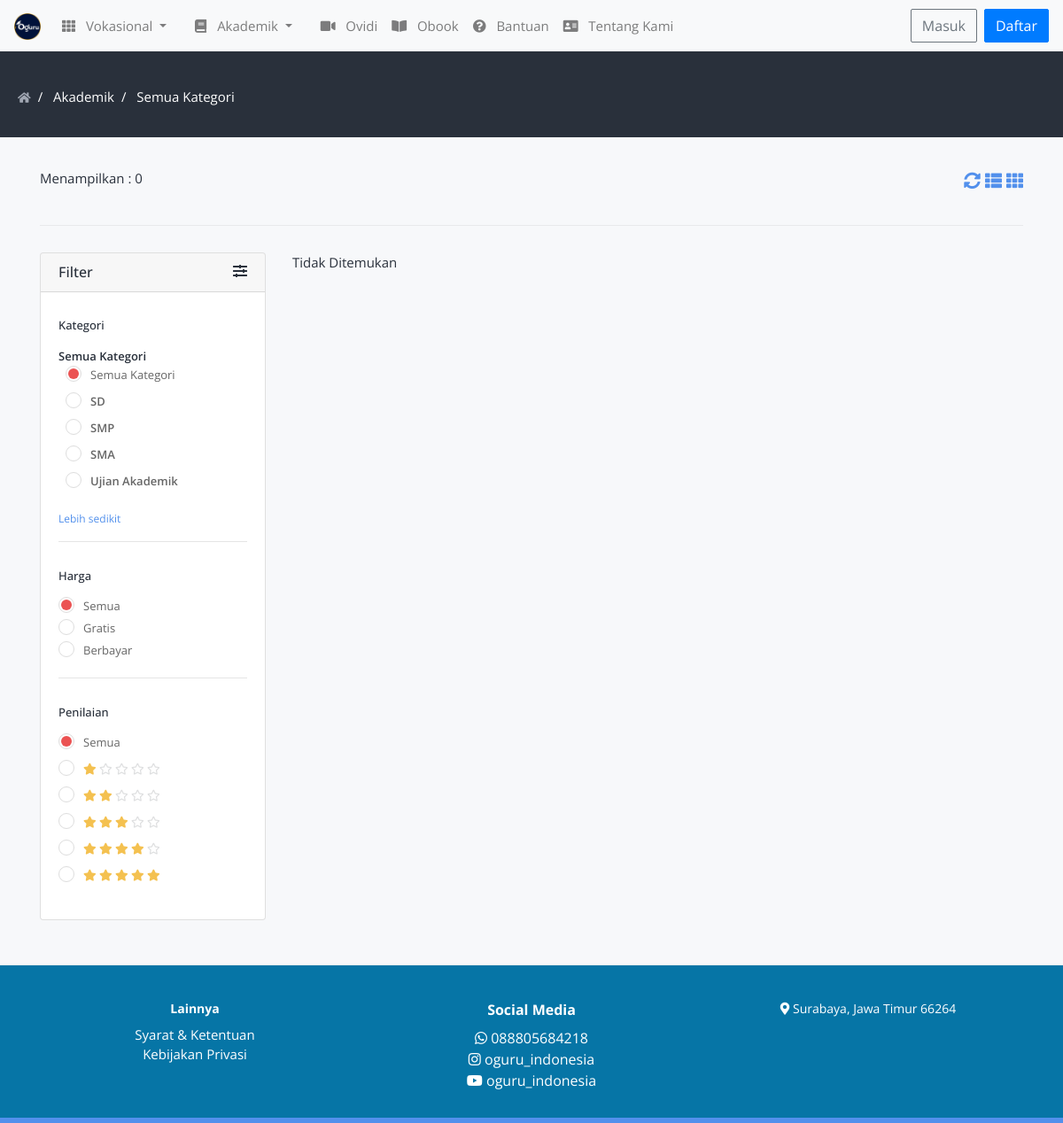
The app's page /index.php/home/akademik with its own data.
### tables this page shows
CREATE TABLE IF NOT EXISTS `category` (
  `id` int(11) UNSIGNED NOT NULL AUTO_INCREMENT,
  `code` varchar(255) DEFAULT NULL,
  `name` varchar(255) DEFAULT NULL,
  `parent` int(11) DEFAULT '0',
  `slug` varchar(255) DEFAULT NULL,
  `date_added` int(11) DEFAULT NULL,
  `last_modified` int(11) DEFAULT NULL,
  `font_awesome_class` varchar(255) DEFAULT NULL,
  PRIMARY KEY (`id`)
);

### application/controllers/Home.php (called while the page is built, shortened)
<?php
class Home extends CI_Controller {
    public function __construct()
    {
        $this->load->database();
        $this->load->library('session');
        $this->load->library('veritrans');
        if (!$this->session->userdata('cart_items')) {
            $this->session->set_userdata('cart_items', array());
        }
    }
    public function akademik() {
        if (!$this->session->userdata('layout')) {
            $this->session->set_userdata('layout', 'list');
        }
        $layout = $this->session->userdata('layout');
        $selected_category_id = "all";
        $selected_price = "all";
        $selected_rating = "all";
        if ($selected_category_id == "all" && $selected_price == "all" && $selected_rating == 'all') {
            $this->db->where(array('status' => 'active', 'parent_category' => 2));
            $total_rows = $this->db->get('course')->num_rows();
            $config = pagintaion($total_rows, 6);
            $page_data['courses'] = $this->db->where(array('status' => 'active', 'parent_category' => 2))->get('course', $config['per_page'], $this->uri->segment(3))->result_array();
        }else {
            $courses = $this->crud_model->filter_course($selected_category_id, $selected_price, $selected_rating);
            $page_data['courses'] = $courses;
        }
        $page_data['page_name']  = "courses_page";
        $page_data['page_title'] = "Akademik";
        $page_data['parent'] = "2";
        $page_data['layout']     = $layout;
        $page_data['selected_category_id']     = $selected_category_id;
        $page_data['selected_price']     = $selected_price;
        $page_data['selected_rating']     = $selected_rating;
        $this->load->view('frontend/'.get_frontend_settings('theme').'/index', $page_data);
    }
}

### index.php (called while the page is built, shortened)
<?php
require_once BASEPATH.'core/CodeIgniter.php';

### application/helpers/multi_language_helper.php (called while the page is built, shortened)
<?php  if ( ! defined('BASEPATH')) exit('No direct script access allowed');
if ( ! function_exists('get_phrase'))
{
	function get_phrase($phrase = '') {
		$CI	=&	get_instance();
		$language_code = $CI->db->get_where('settings' , array('key' => 'language'))->row()->value;
		$key = strtolower(preg_replace('/\s+/', '_', $phrase));
		$langArray = openJSONFile($language_code);
		return ucwords($langArray[$key]);
	}
}
if ( ! function_exists('openJSONFile'))
{
	function openJSONFile($code)
	{
		$jsonString = [];
		if (file_exists(APPPATH.'language/'.$code.'.json')) {
			$jsonString = file_get_contents(APPPATH.'language/'.$code.'.json');
			$jsonString = json_decode($jsonString, true);
		}
		return $jsonString;
	}
}

### application/models/Crud_model.php (called while the page is built, shortened)
<?php
class Crud_model extends CI_Model {
    public function get_categories($param1 = "") {
        if($param1 != ""){
            $this->db->where('parent', $param1);
        }
        return $this->db->get('category');
    }
}

### application/views/frontend/default/menuvokasional_resp.php (the view, shortened to what this page needs)
<li class="nav-item dropdown dmenu mr-3">
  <a class="nav-link dropdown-toggle" href="#" id="navbardrop" data-toggle="dropdown">
    <i class="fas fa-th d-inline mr-2"></i>
      <span>Vokasional</span>
  </a>
</li>

### application/views/frontend/default/courses_page.php (shortened to what this page needs)
<?php
isset($selected_category_id) ? "": $selected_category_id = "all";
$number_of_visible_categories = 10;
?>
<section class="category-header-area">
    <div class="container-lg">
        <div class="row">
            <div class="col">
                <nav>
                    <ol class="breadcrumb">
                        <li class="breadcrumb-item"><a href="<?php echo site_url('home'); ?>"><i class="fas fa-home"></i></a></li>
                        <li class="breadcrumb-item">
                            <a href="#">
                                <?php echo $page_title; ?>
                            </a>
                        </li>
                        <li class="breadcrumb-item active">
                            <?php
                                if ($selected_category_id == "all") {
                                    echo 'Semua Kategori';
                                }else {
                                    $category_details = $this->crud_model->get_category_details_by_id($selected_category_id)->row_array();
                                    echo $category_details['name'];
                                }
                             ?>
                        </li>
                    </ol>
                </nav>
            </div>
        </div>
    </div>
</section>
<section class="category-course-list-area">
    <div class="container">
        <div class="category-filter-box filter-box clearfix">
            <span>Menampilkan : <?php echo count($courses); ?></span>
            <a href="javascript::" onclick="toggleLayout('grid')" style="float: right; font-size: 19px; margin-left: 5px;"><i class="fas fa-th"></i></a>
            <a href="javascript::" onclick="toggleLayout('list')" style="float: right; font-size: 19px;"><i class="fas fa-th-list"></i></a>
            <a href="<?php echo site_url('home/'.$page_title); ?>" style="float: right; font-size: 19px; margin-right: 5px;"><i class="fas fa-sync-alt"></i></a>
        </div>
        <div class="row">
            <div class="col-lg-3 filter-area">
                <div class="card">
                    <a href="javascript::"  style="color: unset;">
                        <div class="card-header filter-card-header" id="headingOne" data-toggle="collapse" data-target="#collapseFilter" aria-expanded="true" aria-controls="collapseFilter">
                            <h6 class="mb-0">
                                <?php echo get_phrase('filter'); ?>
                                <i class="fas fa-sliders-h" style="float: right;"></i>
                            </h6>
                        </div>
                    </a>
                    <div id="collapseFilter" class="collapse show" aria-labelledby="headingOne" data-parent="#accordion">
                        <div class="card-body pt-0">
                            <div class="filter_type">
                                <h6>Kategori</h6>
                                <ul>
                                    <span class="parent-category">Semua Kategori</span>
                                    <li class="ml-2">
                                        <div class="">
                                            <label for="category_all">Semua Kategori</label>
                                        </div>
                                    </li>
                                    <?php
                                    $total_number_of_categories = $this->db->get('category')->num_rows();
                                    $categories = $this->crud_model->get_categories()->result_array(); ?>
                                        <?php foreach ($this->crud_model->get_categories($parent)->result_array() as $sub_category):
                                            $counter++; ?>
                                            <li class="ml-2">
                                                <div class="parent-category hidden-categories ">
                                                    <label for="sub_category-<?php echo $sub_category['id'];?>"><?php echo $sub_category['name']; ?></label>
                                                </div>
                                            </li>
                                        <?php endforeach; ?>
                                </ul>
                                <a href="javascript::" id = "city-toggle-btn" onclick="showToggle(this, 'hidden-categories')" style="font-size: 12px;"><?php echo $total_number_of_categories > $number_of_visible_categories ? "Lebih sedikit" : ""; ?></a>
                            </div>
                            <hr>
                            <div class="filter_type">
                                <div class="form-group">
                                    <h6>Harga</h6>
                                    <ul>
                                        <li>
                                            <div class="">
                                                <label for="price_all">Semua</label>
                                            </div>
                                            <div class="">
                                                <label for="price_free">Gratis</label>
                                            </div>
                                            <div class="">
                                                <label for="price_paid">Berbayar</label>
                                            </div>
                                        </li>
                                    </ul>
                                </div>
                            </div>
                            <hr>
                            <div class="filter_type">
                                <h6><?php echo get_phrase('ratings'); ?></h6>
                                <ul>
                                    <li>
                                        <div class="">
                                            <label for="all_rating"><?php echo get_phrase('all'); ?></label>
                                        </div>
                                    </li>
                                    <?php for($i = 1; $i <= 5; $i++): ?>
                                        <li>
                                            <div class="">
                                                <label for="rating_<?php echo $i; ?>">
                                                    <?php for($j = 1; $j <= $i; $j++): ?>
                                                        <i class="fas fa-star" style="color: #f4c150;"></i>
                                                    <?php endfor; ?>
                                                    <?php for($j = $i; $j < 5; $j++): ?>
                                                        <i class="far fa-star" style="color: #dedfe0;"></i>
                                                    <?php endfor; ?>
                                                </label>
                                            </div>
                                        </li>
                                    <?php endfor; ?>
                                </ul>
                            </div>
                        </div>
                    </div>
                </div>
            </div>
            <div class="col-lg-9">
                <div class="category-course-list">
                    <?php if (count($courses) == 0): ?>
                        <?php echo get_phrase('no_result_found'); ?>
                    <?php endif; ?>
                </div>
            </div>
        </div>
    </div>
</section>

### records on screen
category: name "SD"
category: name "SMP"
category: name "SMA"
category: name "Ujian Akademik"

### other values on screen
$page_title "Akademik"
count($courses) "0"
get_phrase('filter') "Filter"
get_phrase('ratings') "Penilaian"
get_phrase('all') "Semua"
get_phrase('no_result_found') "Tidak Ditemukan"
